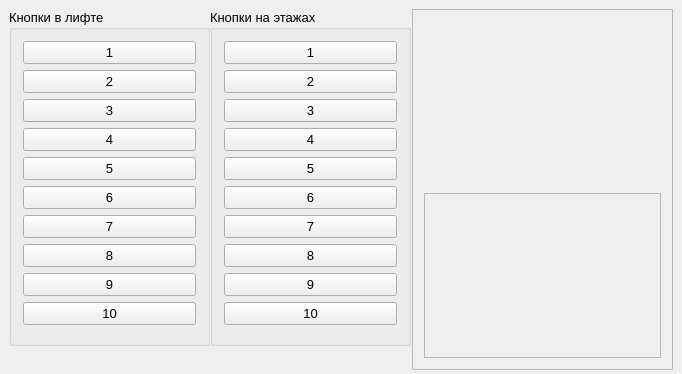
<?xml version="1.0" encoding="UTF-8"?>
<ui version="4.0">
 <class>MainWindow</class>
 <widget class="QMainWindow" name="MainWindow">
  <property name="geometry">
   <rect>
    <x>0</x>
    <y>0</y>
    <width>682</width>
    <height>374</height>
   </rect>
  </property>
  <property name="windowTitle">
   <string>MainWindow</string>
  </property>
  <widget class="QWidget" name="centralWidget">
   <widget class="QGroupBox" name="groupBox_2">
    <property name="geometry">
     <rect>
      <x>9</x>
      <y>9</y>
      <width>201</width>
      <height>337</height>
     </rect>
    </property>
    <property name="font">
     <font>
      <pointsize>10</pointsize>
     </font>
    </property>
    <property name="title">
     <string>Кнопки в лифте</string>
    </property>
    <layout class="QVBoxLayout" name="verticalLayout">
     <item>
      <widget class="QPushButton" name="button_cabin_1">
       <property name="text">
        <string>1</string>
       </property>
      </widget>
     </item>
     <item>
      <widget class="QPushButton" name="button_cabin_2">
       <property name="text">
        <string>2</string>
       </property>
      </widget>
     </item>
     <item>
      <widget class="QPushButton" name="button_cabin_3">
       <property name="text">
        <string>3</string>
       </property>
      </widget>
     </item>
     <item>
      <widget class="QPushButton" name="button_cabin_4">
       <property name="text">
        <string>4</string>
       </property>
      </widget>
     </item>
     <item>
      <widget class="QPushButton" name="button_cabin_5">
       <property name="text">
        <string>5</string>
       </property>
      </widget>
     </item>
     <item>
      <widget class="QPushButton" name="button_cabin_6">
       <property name="text">
        <string>6</string>
       </property>
      </widget>
     </item>
     <item>
      <widget class="QPushButton" name="button_cabin_7">
       <property name="text">
        <string>7</string>
       </property>
      </widget>
     </item>
     <item>
      <widget class="QPushButton" name="button_cabin_8">
       <property name="text">
        <string>8</string>
       </property>
      </widget>
     </item>
     <item>
      <widget class="QPushButton" name="button_cabin_9">
       <property name="text">
        <string>9</string>
       </property>
      </widget>
     </item>
     <item>
      <widget class="QPushButton" name="button_cabin_10">
       <property name="text">
        <string>10</string>
       </property>
      </widget>
     </item>
    </layout>
   </widget>
   <widget class="QGroupBox" name="groupBox_3">
    <property name="geometry">
     <rect>
      <x>210</x>
      <y>9</y>
      <width>201</width>
      <height>337</height>
     </rect>
    </property>
    <property name="font">
     <font>
      <pointsize>10</pointsize>
     </font>
    </property>
    <property name="title">
     <string>Кнопки на этажах</string>
    </property>
    <layout class="QVBoxLayout" name="verticalLayout_2">
     <item>
      <widget class="QPushButton" name="button_floor_1">
       <property name="text">
        <string>1</string>
       </property>
      </widget>
     </item>
     <item>
      <widget class="QPushButton" name="button_floor_2">
       <property name="text">
        <string>2</string>
       </property>
      </widget>
     </item>
     <item>
      <widget class="QPushButton" name="button_floor_3">
       <property name="text">
        <string>3</string>
       </property>
      </widget>
     </item>
     <item>
      <widget class="QPushButton" name="button_floor_4">
       <property name="text">
        <string>4</string>
       </property>
      </widget>
     </item>
     <item>
      <widget class="QPushButton" name="button_floor_5">
       <property name="text">
        <string>5</string>
       </property>
      </widget>
     </item>
     <item>
      <widget class="QPushButton" name="button_floor_6">
       <property name="text">
        <string>6</string>
       </property>
      </widget>
     </item>
     <item>
      <widget class="QPushButton" name="button_floor_7">
       <property name="text">
        <string>7</string>
       </property>
      </widget>
     </item>
     <item>
      <widget class="QPushButton" name="button_floor_8">
       <property name="text">
        <string>8</string>
       </property>
      </widget>
     </item>
     <item>
      <widget class="QPushButton" name="button_floor_9">
       <property name="text">
        <string>9</string>
       </property>
      </widget>
     </item>
     <item>
      <widget class="QPushButton" name="button_floor_10">
       <property name="text">
        <string>10</string>
       </property>
      </widget>
     </item>
    </layout>
   </widget>
   <widget class="QFrame" name="frame">
    <property name="geometry">
     <rect>
      <x>412</x>
      <y>9</y>
      <width>261</width>
      <height>361</height>
     </rect>
    </property>
    <property name="frameShape">
     <enum>QFrame::StyledPanel</enum>
    </property>
    <property name="frameShadow">
     <enum>QFrame::Raised</enum>
    </property>
    <layout class="QVBoxLayout" name="verticalLayout_3">
     <item>
      <widget class="QLabel" name="label">
       <property name="text">
        <string/>
       </property>
      </widget>
     </item>
     <item>
      <widget class="QFrame" name="frame_2">
       <property name="frameShape">
        <enum>QFrame::StyledPanel</enum>
       </property>
       <property name="frameShadow">
        <enum>QFrame::Raised</enum>
       </property>
      </widget>
     </item>
    </layout>
   </widget>
  </widget>
 </widget>
 <layoutdefault spacing="6" margin="11"/>
 <resources/>
 <connections/>
</ui>
